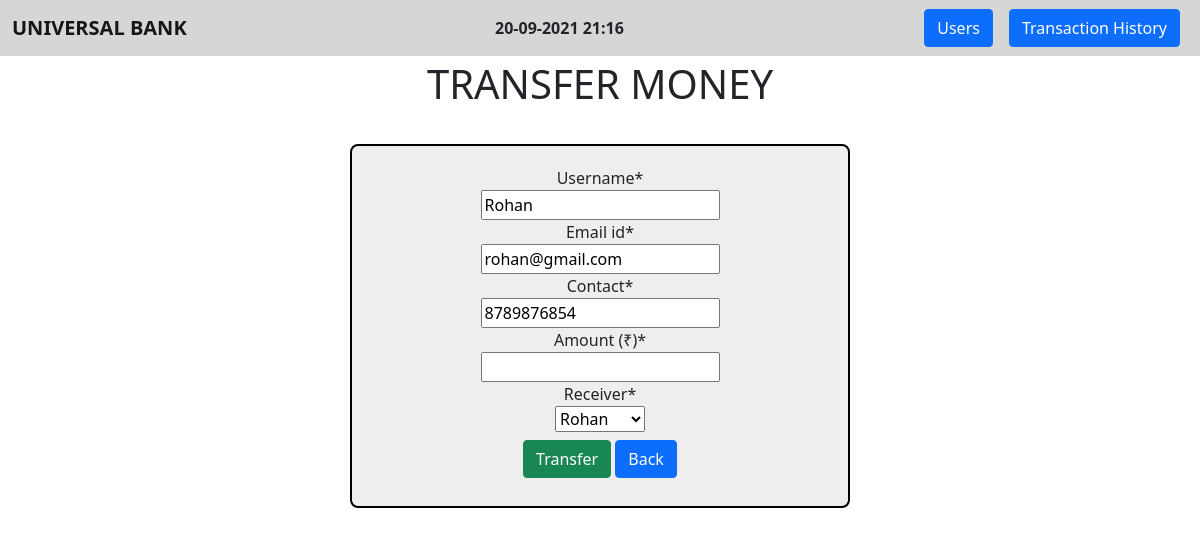
The app's page /transfer/1/ with its own data.
### bank/models.py (models this page shows)
class User(models.Model):
    username = models.CharField(max_length=30)
    email_id = models.EmailField()
    contact = models.IntegerField()
    balance = models.IntegerField("Balance (₹)")
    def __str__(self):
        return self.username

### bank/views.py (the view)
# urls.py: path("transfer/<int:id>/", views.TransferPage, name="Transfer"),
def TransferPage(request, id):
    if request.method == "POST":
        pi = User.objects.get(pk = id)
        fm = TransactionForm(request.POST, instance = pi)
        if fm.is_valid():
            unm = fm.cleaned_data['username']
            eid = fm.cleaned_data['email_id']
            cnt = fm.cleaned_data['contact']
            amt = fm.cleaned_data['amount']
            rev = fm.cleaned_data['receiver']
            if amt <= pi.balance:
                reg = Transact(username=unm, email_id=eid, contact=cnt, amount=amt, receiver=rev)
                reg.save()
                bal = int(amt)
                pi.balance -= bal
                pi.save()
                us = User.objects.get(username = rev)
                us.balance += bal
                us.save()
                act = "Transfer"
                sts = "Success"
                hst = History(username=unm, email_id=eid, contact=cnt, amount=amt, action=act, status=sts)
                hst.save()
                return redirect('Users')
            else:
                at = "Insufficient Balance!"
                act = "Transfer"
                sts = "Failed"
                hst = History(username=unm, email_id=eid, contact=cnt, amount=amt, action=act, status=sts)
                hst.save()
                return render(request, 'transfer.html', {"form" : fm, "status": at})
    else:
        pi = User.objects.get(pk = id)
        fm = TransactionForm(instance = pi)
    return render(request, 'transfer.html', {"form" : fm})

### bank/forms.py
class TransactionForm(forms.ModelForm):
    username =  forms.CharField(widget=forms.TextInput(attrs={'readonly':'True'}))
    email_id =  forms.CharField(widget=forms.TextInput(attrs={'readonly':'True'}))
    contact =  forms.IntegerField(widget=forms.TextInput(attrs={'readonly':'True'}))
    receiver = forms.ModelChoiceField(queryset=User.objects.all(), initial=0)
    class Meta:
        model = Transact
        fields = ["username", "email_id", "contact", "amount","receiver"]

### templates/transfer.html (shortened to what this page needs)
{% extends 'base.html' %}
{% block body %}
<div class="container-fluid text-dark py-1 text-center">
    <h1>TRANSFER MONEY</h1>
</div>
<div class="container1 text-center my-4 mx-150" style="max-width: 500px; margin: auto; border: 2px solid black; border-radius: 8px; background-color: rgb(238, 238, 238);">
    {% load crispy_forms_tags %}
    <form action="" method="POST" style="padding: 20px;">
        {{ form|crispy }}
        <input type="submit" class="btn btn-success my-2" value="Transfer">
        <a href="{% url 'Users' %}" class="btn btn-primary">Back</a>
    </form>
</div>
{% endblock body %}

### records on screen
User: username "Rohan", email_id "rohan@gmail.com", contact "8789876854"
